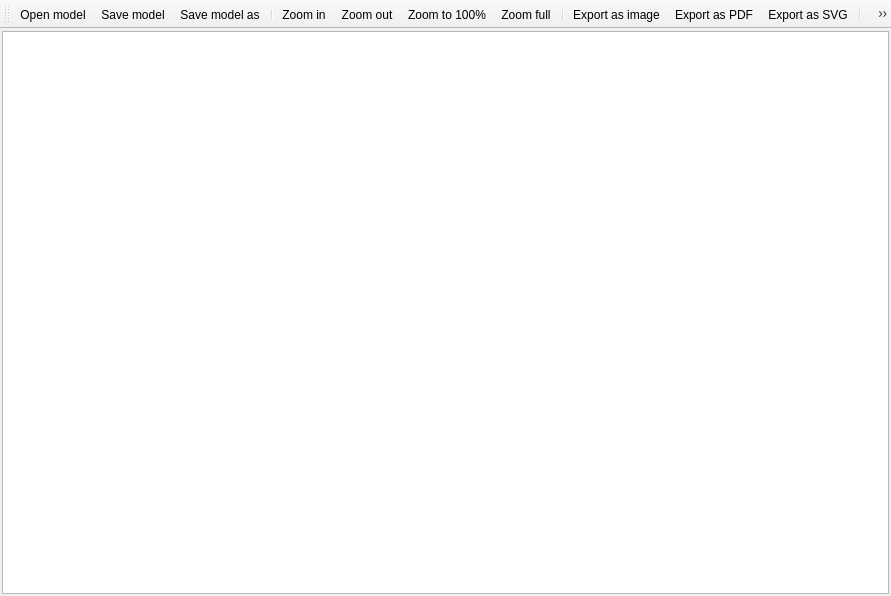
<?xml version="1.0" encoding="UTF-8"?>
<ui version="4.0">
 <class>DlgModeler</class>
 <widget class="QMainWindow" name="DlgModeler">
  <property name="geometry">
   <rect>
    <x>0</x>
    <y>0</y>
    <width>891</width>
    <height>596</height>
   </rect>
  </property>
  <property name="windowTitle">
   <string>Processing Modeler</string>
  </property>
  <widget class="QWidget" name="centralwidget">
   <layout class="QVBoxLayout" name="verticalLayout_1">
    <property name="spacing">
     <number>3</number>
    </property>
    <property name="leftMargin">
     <number>2</number>
    </property>
    <property name="topMargin">
     <number>2</number>
    </property>
    <property name="rightMargin">
     <number>2</number>
    </property>
    <property name="bottomMargin">
     <number>2</number>
    </property>
    <item>
     <widget class="QGraphicsView" name="view"/>
    </item>
   </layout>
  </widget>
  <widget class="QToolBar" name="mToolbar">
   <property name="windowTitle">
    <string>Navigation</string>
   </property>
   <attribute name="toolBarArea">
    <enum>TopToolBarArea</enum>
   </attribute>
   <attribute name="toolBarBreak">
    <bool>false</bool>
   </attribute>
   <addaction name="mActionOpen"/>
   <addaction name="mActionSave"/>
   <addaction name="mActionSaveAs"/>
   <addaction name="separator"/>
   <addaction name="mActionZoomIn"/>
   <addaction name="mActionZoomOut"/>
   <addaction name="mActionZoomActual"/>
   <addaction name="mActionZoomToItems"/>
   <addaction name="separator"/>
   <addaction name="mActionExportImage"/>
   <addaction name="mActionExportPdf"/>
   <addaction name="mActionExportSvg"/>
   <addaction name="separator"/>
   <addaction name="mActionEditHelp"/>
   <addaction name="separator"/>
   <addaction name="mActionRun"/>
  </widget>
  <action name="mActionOpen">
   <property name="text">
    <string>Open model...</string>
   </property>
   <property name="toolTip">
    <string>Open model (Ctrl+O)</string>
   </property>
   <property name="shortcut">
    <string>Ctrl+O</string>
   </property>
  </action>
  <action name="mActionSave">
   <property name="text">
    <string>Save model</string>
   </property>
   <property name="toolTip">
    <string>Save model (Ctrl+S)</string>
   </property>
   <property name="shortcut">
    <string>Ctrl+S</string>
   </property>
  </action>
  <action name="mActionSaveAs">
   <property name="text">
    <string>Save model as...</string>
   </property>
   <property name="toolTip">
    <string>Save model as (Ctrl+S)</string>
   </property>
   <property name="shortcut">
    <string>Ctrl+Shift+S</string>
   </property>
  </action>
  <action name="mActionZoomActual">
   <property name="text">
    <string>Zoom to &amp;100%</string>
   </property>
   <property name="toolTip">
    <string>Zoom to &amp;100%</string>
   </property>
   <property name="shortcut">
    <string>Ctrl+1</string>
   </property>
  </action>
  <action name="mActionZoomIn">
   <property name="text">
    <string>Zoom in</string>
   </property>
   <property name="toolTip">
    <string>Zoom in</string>
   </property>
   <property name="shortcut">
    <string>Ctrl++</string>
   </property>
  </action>
  <action name="mActionZoomOut">
   <property name="text">
    <string>Zoom out</string>
   </property>
   <property name="toolTip">
    <string>Zoom out</string>
   </property>
   <property name="shortcut">
    <string>Ctrl+-</string>
   </property>
  </action>
  <action name="mActionExportImage">
   <property name="text">
    <string>Export as image...</string>
   </property>
   <property name="toolTip">
    <string>Export as image</string>
   </property>
  </action>
  <action name="mActionZoomToItems">
   <property name="text">
    <string>Zoom full</string>
   </property>
   <property name="toolTip">
    <string>Zoom full</string>
   </property>
   <property name="shortcut">
    <string>Ctrl+0</string>
   </property>
  </action>
  <action name="mActionExportPdf">
   <property name="text">
    <string>Export as PDF...</string>
   </property>
   <property name="toolTip">
    <string>Export as PDF</string>
   </property>
  </action>
  <action name="mActionExportSvg">
   <property name="text">
    <string>Export as SVG...</string>
   </property>
   <property name="toolTip">
    <string>Export as SVG</string>
   </property>
  </action>
  <action name="mActionExportPython">
   <property name="text">
    <string>Export as Python script...</string>
   </property>
   <property name="toolTip">
    <string>Export as Python script</string>
   </property>
  </action>
  <action name="mActionEditHelp">
   <property name="text">
    <string>Edit model help...</string>
   </property>
   <property name="toolTip">
    <string>Edit model help</string>
   </property>
  </action>
  <action name="mActionRun">
   <property name="text">
    <string>Run model...</string>
   </property>
   <property name="toolTip">
    <string>Run model (F5)</string>
   </property>
   <property name="shortcut">
    <string>F5</string>
   </property>
  </action>
 </widget>
 <resources/>
 <connections/>
</ui>
